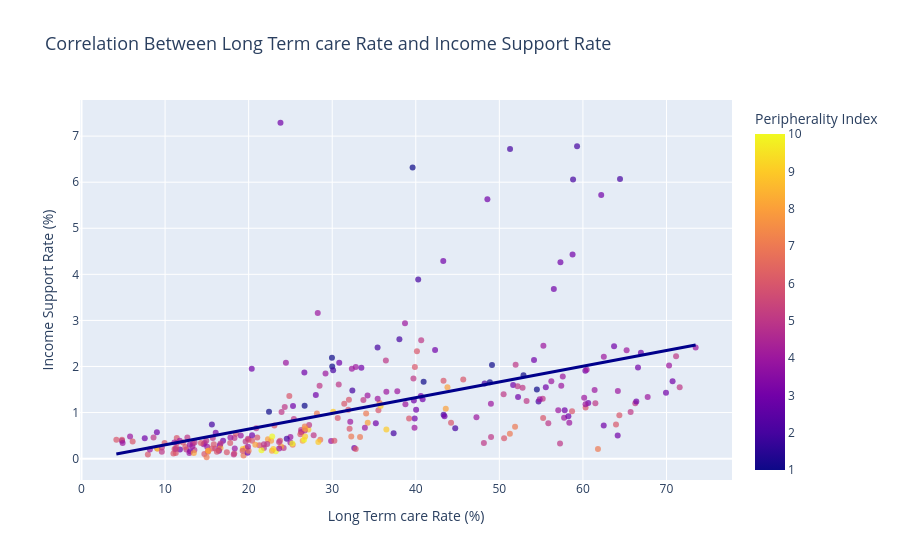

Source (notebook cell):
### Code cell
# @title Long Term care Rate vs. Income Support Rate in each settlement

df = data_master.copy()

cols = [
    'long_term_care_rate',
    'income_support_rate',
    'peripherality_index_cluster'
]

df[cols] = df[cols].apply(pd.to_numeric, errors='coerce')
df[cols] = df[cols].astype(float)
df = df.dropna(subset= cols)

fig = px.scatter(
    df,
    x='long_term_care_rate',
    y='income_support_rate',
    hover_name='settlement_name',
  #  size='total_population',
  #  size_max=40,
    color='peripherality_index_cluster',
    color_continuous_scale='Plasma',
    trendline='ols',
    labels={
        'long_term_care_rate': 'Long Term care Rate (%)',
        'income_support_rate': 'Income Support Rate (%)',
        'total_population': 'Population size',
        'peripherality_index_cluster': 'Peripherality Index'
    },
    title='Correlation Between Long Term care Rate and Income Support Rate'
)

fig.update_traces(
    marker=dict(opacity=0.7),
    selector=dict(mode='markers')
)

fig.update_traces(
    line=dict(color='darkblue', width=3),
    selector=dict(mode='lines')
)

fig.update_layout(
    title_font_size=18,
    xaxis_title_font_size=14,
    yaxis_title_font_size=14
)

fig.show()
print(f"The correlation between Long Term care Rate and Income Support Rate is {data_master['long_term_care_rate'].corr(data_master['income_support_rate'], method= 'spearman'):.2f}")

### Figure 1 — Plotly figure (JSON) as saved in the notebook; plotly's stock layout.template omitted (floating-point values rounded to 4 significant figures; data arrays with more than 128 entries replaced by an {"elided": "..."} marker saying what was removed)
{"data": [{"hovertemplate": "<b>%{hovertext}</b><br><br>Long Term care Rate (%)=%{x}<br>Income Support Rate (%)=%{y}<br>Peripherality Index=%{marker.color}<extra></extra>", "hovertext": {"elided": "278 str values"}, "legendgroup": "", "marker": {"color": {"elided": "278 float values"}, "coloraxis": "coloraxis", "opacity": 0.7, "symbol": "circle"}, "mode": "markers", "name": "", "orientation": "v", "showlegend": false, "type": "scatter", "x": {"elided": "278 float values"}, "xaxis": "x", "y": {"elided": "278 float values"}, "yaxis": "y"}, {"hovertemplate": "<b>OLS trendline</b><br>income_support_rate = 0.0341065 * long_term_care_rate + -0.0414172<br>R<sup>2</sup>=0.257026<br><br>Long Term care Rate (%)=%{x}<br>Income Support Rate (%)=%{y} <b>(trend)</b><extra></extra>", "legendgroup": "", "line": {"color": "darkblue", "width": 3}, "marker": {"symbol": "circle"}, "mode": "lines", "name": "", "showlegend": false, "type": "scatter", "x": {"elided": "278 float values"}, "xaxis": "x", "y": {"elided": "278 float values"}, "yaxis": "y"}], "layout": {"coloraxis": {"colorbar": {"title": {"text": "Peripherality Index"}}, "colorscale": [[0, "#0d0887"], [0.1111, "#46039f"], [0.2222, "#7201a8"], [0.3333, "#9c179e"], [0.4444, "#bd3786"], [0.5556, "#d8576b"], [0.6667, "#ed7953"], [0.7778, "#fb9f3a"], [0.8889, "#fdca26"], [1, "#f0f921"]]}, "legend": {"tracegroupgap": 0}, "title": {"font": {"size": 18}, "text": "Correlation Between Long Term care Rate and Income Support Rate"}, "xaxis": {"anchor": "y", "domain": [0, 1], "title": {"font": {"size": 14}, "text": "Long Term care Rate (%)"}}, "yaxis": {"anchor": "x", "domain": [0, 1], "title": {"font": {"size": 14}, "text": "Income Support Rate (%)"}}}}
